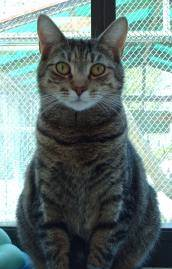
#> input picture chapter08-parameterized-learning/cats_00229.jpg, 172 x 269 px
$ python linear_example.py
#> lines starting #> are read from the running program, lines starting #| are printed output that depends on the picture; after the words box and inside, x2 and y2 are one past the last pixel; in counts of white or black regions, pixels touching at a corner belong together
# import the necessary packages
import numpy as np
import cv2

# initialize the class labels and set the seed of the pseudorandom
# number generator so we can reproduce our results
labels = ["dog", "cat", "panda"]
np.random.seed(1)

# randomly initialize our weight matrix and bias vector -- in a
# *real* training and classification task, these parameters would
# be *learned* by our model, but for the sake of this example,
# let's use random values

# the weight matrix has 3 rows (one for each of the class labels)
# and 3072 columns (one for each of the image height-width-channel 32x32x3 pixels)
W = np.random.randn(3, 3072)
# the bias matrix has 3 rows (corresponding to the number of class labels)
# along with one column
b = np.random.randn(3)

# load our example image, resize it and then flatten it into
# our "feature vector" representation
orig = cv2.imread("cats_00229.jpg")
#> orig is the input picture: shape (269, 172, 3); mean B, G, R 121.2, 122.8, 105.2
image = cv2.resize(orig, (32,32)).flatten()
#> image = 3072 values, max 255 at index 0, min 5 at index 2990, mean 116

# compute the output scores by taking the dot product between the
# weight matrix and image pixels (X matrix), followed by adding the bias
scores = W.dot(image) + b  # scoring function
#> scores = [9461.8, 7479.8, -6536.7]

# loop over the scores + labels and display them
for (label, score) in zip(labels, scores):
    print("[INFO] {}: {:.2f}".format(label, score))
#> this loop made 3 passes
#> (label, score) on passes 1 to 3: ('dog', 9461.8), ('cat', 7479.8), ('panda', -6536.7)
#| [INFO] dog: 9461.80
#| [INFO] cat: 7479.77
#| [INFO] panda: -6536.65

# draw the label with the highest score on the image as our prediction
cv2.putText(orig, "Label: {}".format(labels[np.argmax(scores)]),
            (10, 30), cv2.FONT_HERSHEY_SIMPLEX, 0.9, (0, 255, 0), 2)
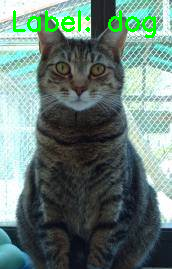
#> orig: shape (269, 172, 3); 2.19% of pixels changed, all inside (x1, y1, x2, y2) = (13, 10, 156, 38)

# display our input image
# print(orig[0])
cv2.imshow("Image", orig)
cv2.waitKey(0)
